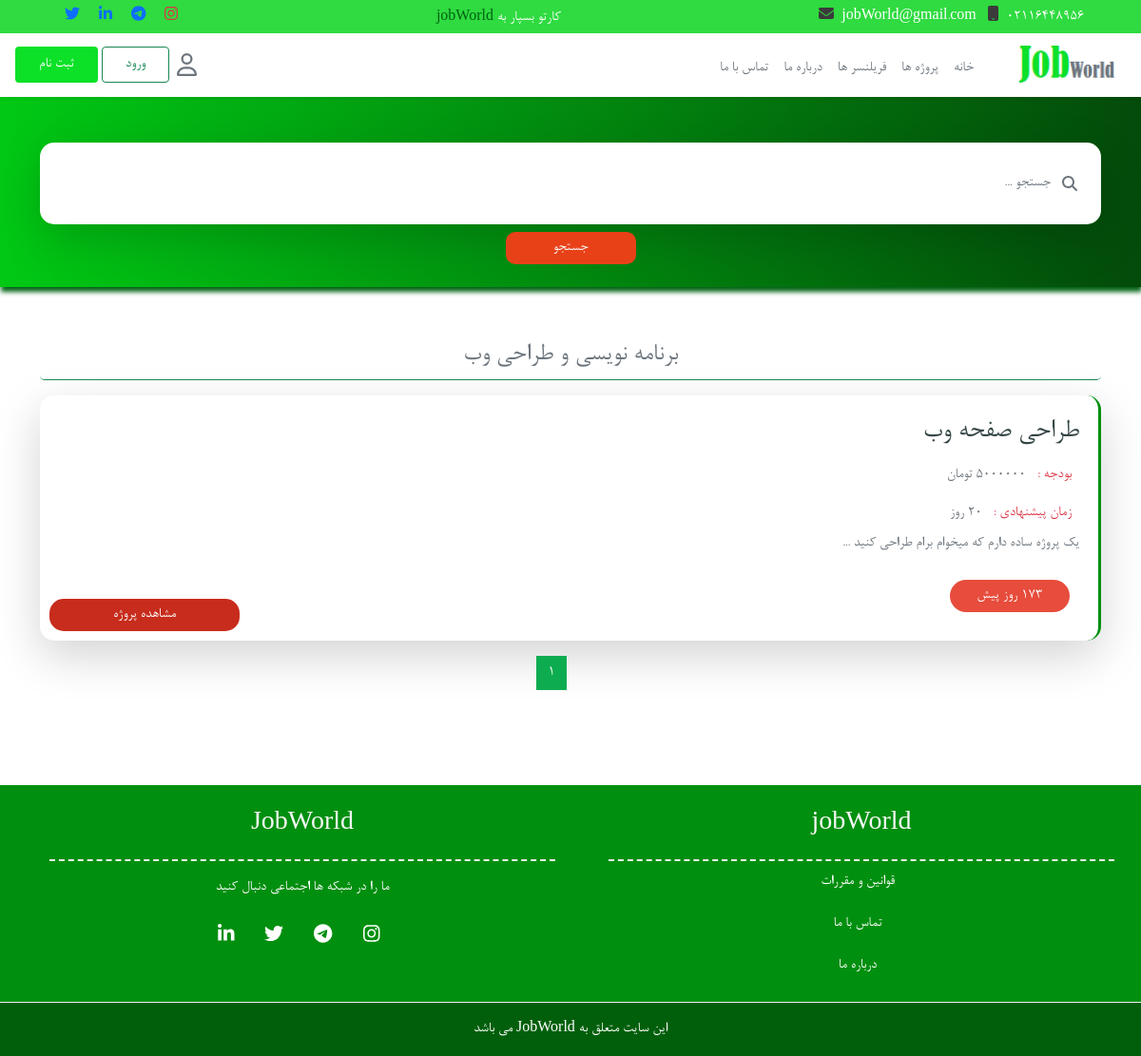
Page /jobWorld/show-projects/1 on the committed database.
### tables this page shows
CREATE TABLE `websetting` (
  `id` int(10) UNSIGNED NOT NULL,
  `title` varchar(255) NOT NULL,
  `description` text NOT NULL,
  `title_header` varchar(255) DEFAULT NULL,
  `description_header` varchar(255) DEFAULT NULL,
  `keywords` text DEFAULT NULL,
  `logo` text DEFAULT NULL,
  `icon` text DEFAULT NULL,
  `background_head` text NOT NULL,
  `phone` varchar(12) NOT NULL,
  `email` varchar(120) NOT NULL,
  `instagram` varchar(120) NOT NULL,
  `telegram` varchar(120) NOT NULL,
  `twitter` varchar(120) NOT NULL,
  `linkedin` varchar(120) NOT NULL,
  `created_at` datetime NOT NULL,
  `updated_at` datetime DEFAULT NULL
);

CREATE TABLE `menus` (
  `id` int(10) UNSIGNED NOT NULL,
  `name` varchar(120) NOT NULL,
  `url` varchar(255) NOT NULL,
  `parent_id` int(11) UNSIGNED DEFAULT NULL,
  `created_at` datetime NOT NULL,
  `updated_at` datetime DEFAULT NULL
);

CREATE TABLE `categories` (
  `id` int(11) UNSIGNED NOT NULL,
  `name` varchar(120) NOT NULL,
  `image` text DEFAULT NULL,
  `created_at` datetime NOT NULL,
  `updated_at` datetime DEFAULT NULL
);

CREATE TABLE `projects` (
  `id` int(10) UNSIGNED NOT NULL,
  `title` varchar(255) NOT NULL,
  `budget` decimal(11,0) NOT NULL,
  `suggested_time` int(10) UNSIGNED NOT NULL,
  `time_expire` int(11) NOT NULL,
  `description` text NOT NULL,
  `tags` varchar(255) DEFAULT NULL,
  `status` tinyint(4) NOT NULL DEFAULT 1 COMMENT '1 => open, 2 => completed , 3 => assigned',
  `image` text DEFAULT NULL,
  `freelancer_id` int(11) NOT NULL,
  `user_id` int(10) UNSIGNED NOT NULL,
  `cat_id` int(10) UNSIGNED NOT NULL,
  `file` text DEFAULT NULL,
  `created_at` datetime NOT NULL,
  `updated_at` datetime DEFAULT NULL
);

### activites/Project/Project.php (called while the page is built, shortened)
<?php
class Project extends Auth
{
    public function showProject($id)
    {
        $db = new Database();
        $setting = $db->select('SELECT * FROM websetting')->fetch();
        $menus = $db->select('SELECT * FROM menus ')->fetchAll();
        $page = isset($_GET['page']) ? (int)$_GET['page'] : 1;
        $offset = ($page - 1) * 5;
        $totalProjects = $db->select('SELECT count(*) FROM projects WHERE cat_id=? AND status=1 ', $id)->fetchColumn();
        $totalPages = ceil($totalProjects / 5);
        $projectFilterCategory = $db->select('SELECT * FROM projects WHERE cat_id=? AND status=1 Limit 5 offset ' . $offset, $id)->fetchAll();
        $categoryName = $db->select('SELECT * FROM categories WHERE id=?  ', $id)->fetch();
        require_once(BASE_PATH . '/tamplate/App/projects/show-project.php');
    }
}

### index.php (called while the page is built, shortened)
<?php
function uri($reservedUrl, $class, $method, $requestMethod = 'GET')
{
    $currentUrl = explode('?', currentUrl())[0];
    $currentUrl =  str_replace(CURRENT_DOMAIN, '', $currentUrl);
    $currentUrl = trim($currentUrl, '/');
    $currentUrlArray = explode('/', $currentUrl);
    $currentUrlArray = array_filter($currentUrlArray);
    $reservedUrl = trim($reservedUrl, '/');
    $reservedUrlArray = explode('/', $reservedUrl);
    $reservedUrlArray = array_filter($reservedUrlArray);
    if (sizeof($currentUrlArray) != sizeof($reservedUrlArray) || methodFiled() != $requestMethod) {
        return false;
    }
    $parameters = [];
    for ($key = 0; $key < sizeof($currentUrlArray); $key++) {
        if ($reservedUrlArray[$key][0] == '{' && $reservedUrlArray[$key][strlen($reservedUrlArray[$key]) - 1] == "}") {
            array_push($parameters, $currentUrlArray[$key]);
        } else if ($reservedUrlArray[$key] !== $currentUrlArray[$key]) {
            return false;
        }
    }
    $object = new $class;
    call_user_func_array(array($object, $method), $parameters);
    exit();
}
require_once('database/Database.php');
require_once('activites/Admin/Project.php');
require_once('activites/Admin/Project.php');
require_once('activites/project/Project.php');
function protocol()
{
    return stripos($_SERVER['SERVER_PROTOCOL'], 'https') === true ? 'https://' : 'http://';
}
function currentDomain()
{
    return protocol() . $_SERVER['HTTP_HOST'];
}
function asset($src)
{
    return trim(CURRENT_DOMAIN, '/ ') . '/' . trim($src, '/ ');
}
function url($url)
{
    return trim(CURRENT_DOMAIN, '/ ') . '/' . trim($url, '/ ');
}
function currentUrl()
{
    return trim(currentDomain(), '/ ') . $_SERVER['REQUEST_URI'];
}
function methodFiled()
{
    return $_SERVER['REQUEST_METHOD'];
}
uri('/show-projects/{id}', 'Project\Project', 'showProject');

### database/Database.php (called while the page is built, shortened)
<?php
class Database
{
    private $connection;
    private $dbHost = DB_HOST;
    private $dbUsername = DB_USERNAME;
    private $dbPassword = DB_PASSWORD;
    private $dbName = DB_NAME;
    private $options = array(PDO::ATTR_ERRMODE => PDO::ERRMODE_EXCEPTION, PDO::ATTR_DEFAULT_FETCH_MODE => PDO::FETCH_ASSOC, PDO::MYSQL_ATTR_INIT_COMMAND => 'SET NAMES utf8');
    public function __construct()
    {
        try {
            $this->connection = new PDO('mysql:host=' . $this->dbHost . ';dbname=' . $this->dbName, $this->dbUsername, $this->dbPassword, $this->options);
        } catch (PDOException $e) {
            echo 'error -> ' . $e->getMessage();
            exit();
        }
    }
    public function select($sql, $values = null)
    {
        try {
            $stmt = $this->connection->prepare($sql);
            if ($values == null) {
                $stmt->execute();
            } else {
                $stmt->execute([$values]);
            }
            return $stmt;
        } catch (PDOException $e) {
            echo 'error -> ' . $e->getMessage();
            return false;
        }
    }
}

### tamplate/App/projects/show-project.php (the view, shortened to what this page needs)
<?php require_once(BASE_PATH . '/tamplate/App/layouts/header.php')  ?>
<section class="search-box">
    <div class="container">
        <div class="row">
            <form action="<?= url('search-projects/') ?>" method="post">
                <div class="search-box-content mt-5 shadow-lg">
                    <div class="search-input d-flex align-items-center ">
                        <i class="fa fa-search text-muted"></i>
                        <input class="form-control" type="search" placeholder="جستجو ..." name="search">
                    </div>
                </div>
                <div class="btn-search text-center mt-2">
                    <button type="submit">جستجو</button>
                </div>
            </form>
        </div>
    </div>
</section>
<section class="list-projects mt-5">
    <div class="container">
        <h3 class="text-center border-bottom rounded-3 p-2 text-muted border-success"><?= $categoryName['name'] ?></h3>
        <?php
        if (!empty($projectFilterCategory)) {
            foreach ($projectFilterCategory as $project) {
        ?>
                <div class="card-projects shadow-lg mt-3">
                    <div class="row">
                        <div class="col-lg-6">
                            <div class="card-projects-desc">
                                <h1><?= $project['title'] ?></h1>
                                <span class="text-danger p-2">بودجه : <span class="text-muted px-2"><?= $project['budget'] ?>
                                        تومان</span></span>
                                <span class="text-danger p-2"> زمان پیشنهادی : <span class="text-muted px-2">
                                        <?= $project['suggested_time'] ?>
                                        روز</span></span>
                                <p class="text-muted"> <?= substr($project['description'], 0, 80) . ' ...' ?>
                                </p>
                                <div class="date-projects w-25">
                                    <span><?php $createdDate = new DateTime($project['created_at']);
                                            $today = new DateTime();
                                            $interval = $today->diff($createdDate);
                                            if ($interval->days === 0) {
                                                echo 'امروز';
                                            } else {
                                                echo $interval->days . " روز پیش ";
                                            } ?></span>
                                </div>
                            </div>
                        </div>
                        <div class="col-lg-6">
                            <div class="btn-projects ">
                                <a href="<?= url('view-project/' . $project['id']) ?>">مشاهده پروژه</a>
                            </div>
                        </div>
                    </div>
                </div>
            <?php }
        } ?>
        <nav aria-label="Page navigation example">
            <ul class="pagination justify-content-center mt-3">
                <?php for ($i = 1; $i <= $totalPages; $i++): ?>
                    <li class="page-item"><a class="page-link" href="?page=<?php echo $i; ?>"><?php echo $i; ?></a></li>
                <?php endfor; ?>
            </ul>
        </nav>
</section>
<?php require_once(BASE_PATH . '/tamplate/App/layouts/footer.php') ?>

### tamplate/App/layouts/header.php (shortened to what this page needs)
<!DOCTYPE html>
<html lang="en">
<head>
    <link rel="stylesheet" href="<?= asset('public/css/style.css') ?>">
    <link rel="stylesheet" href="<?= asset('public/css/responsive.css') ?>">
    <link rel="stylesheet" href="<?= asset('public/css/all.min.css') ?>">
    <link rel="stylesheet" href="<?= asset('public/css/bootstrap.min.css') ?>">
    <link rel="stylesheet" href="<?= asset('public/css/animate.css') ?>">
    <link rel="stylesheet" href="<?= asset('public/css/owl.carousel.min.css') ?>">
    <link rel="stylesheet" href="<?= asset('public/css/owl.theme.default.min.css') ?>">
    <link rel="stylesheet" href="<?= asset('public/jalalidatepicker/persian-datepicker.min.css') ?>">
</head>
<body>
    <section class="nav-top d-none d-md-block" style="background-color: #2FDB40 !important;">
        <div class="container-fluid">
            <div class=" d-flex justify-content-between mx-5 justify-content-center align-items-center py-1">
                <div class="nav-top-contact">
                    <span class="text-white "><?= $setting['phone'] ?><i class="fa fa-mobile mx-2"></i></span>
                    <span class="text-white"><?= $setting['email'] ?><i class="fa fa-envelope mx-2"></i></span>
                </div>
                <div class="nav-top-logo d-none d-md-block">
                    <span class="text-white">کارتو بسپار به <span
                            class="logo-job"><?= $setting['title'] ?></span></span>
                </div>
                <div class="nav-top-social d-none  d-lg-block">
                    <a href="<?= $setting['instagram'] ?>"><i class="fab fa-instagram  px-2 text-danger"></i></a>
                    <a href="<?= $setting['telegram'] ?>"><i class="fab fa-telegram  px-2 text-primary"></i></a>
                    <a href="<?= $setting['linkedin'] ?>"><i class="fab fa-linkedin-in  px-2 text-primary"></i></a>
                    <a href="<?= $setting['twitter'] ?>"><i class="fab fa-twitter  px-2 text-primary"></i></a>
                </div>
            </div>
        </div>
    </section>
    <nav class="navbar navbar-expand-lg  shadow-sm ">
        <div class="container-fluid">
            <a class="navbar-brand text-secondary" href="<?= url('/') ?>"><img src="<?= asset($setting['logo']) ?>"
                    alt="logo" width="100"></a>
            <div class="collapse navbar-collapse align-items-center">
                <ul class="navbar-nav mt-2 mb-2 mb-lg-0">
                    <li class="nav-item">
                        <a class="nav-link text-secondary active" aria-current="page" href="<?= url('/') ?>">خانه</a>
                    </li>
                    <?php foreach ($menus as $menu) {
                        if ($menu['parent_id'] == null) {
                    ?>
                    <li class="nav-item">
                        <a class="nav-link text-secondary" aria-current="page"
                            href="<?= url($menu['url']) ?>"><?= $menu['name'] ?>
                        </a>
                    </li>
                    <?php }
                    }
                        ?>
                </ul>
            </div>
            <div class="btn-register-login me-auto d-flex align-items-center">
                <i class="far fa-user text-secondary fa-xl ms-2 "></i>
                <?php
                if (isset($_SESSION['user'])) {
                ?>
                <?php if ($_SESSION['user'][1] == 'admin') { ?>
                <a href="<?= url('admin') ?>" class="btn-login btn px-4  ms-1 btn-outline-success">ورود به پنل
                    ادمین</a>
                <?php } else { ?>
                <a href="<?= url('panel') ?>" class="btn-login btn px-4  ms-1 btn-outline-success">ورود به پنل
                    کاربری</a>
                <?php } ?>
                <?php } else {  ?>
                <a href="<?= url('login') ?>" class="btn-login btn px-4  ms-1 btn-outline-success">ورود</a>
                <a href="<?= url('register') ?>" class="btn-register btn px-4 ms-1  text-white">ثبت نام</a>
                <?php } ?>
            </div>
        </div>
    </nav>

### public/css/style.css (style rules this page uses)
* { direction: rtl; box-sizing: border-box; font-family: 'b-nazanin'; list-style-type: none; text-decoration: none; text-align: right; box-shadow: none !important; outline: none !important; }
body { font-size: 18px; }
.logo-job { color: #006113; font-family: 'Bernard MT'; }
.nav-top-contact svg { color: #3b3b3b; }
.navbar-brand { font-family: 'Bernard MT'; }
.btn-register { background-color: #0CE128 !important; }
.btn-login { border-color: #0CE128; }
.form-control { border: none !important; background: none; }
.search-box { background: linear-gradient(90deg, #00c914, #034b0a); width: 100%; height: 200px; box-shadow: 1px 5px 5px #006113 !important; }
.search-box-content { background: white; border-radius: 15px; -webkit-border-radius: 15px; -moz-border-radius: 15px; -ms-border-radius: 15px; -o-border-radius: 15px; display: flex; align-items: center; justify-content: center; padding: 25px; }
.search-input { width: 100% !important; }
.page-item:last-child .page-link { border-top-left-radius: .25rem; border-bottom-left-radius: .25rem; border-top-right-radius: 0 !important; border-bottom-right-radius: 0 !important; color: #fff !important; }
.page-item:first-child .page-link { border-top-left-radius: 0 !important; border-bottom-left-radius: 0 !important; border-top-right-radius: .25rem; border-bottom-right-radius: .25rem; color: #fff !important; }
.page-link { background: #0EAC51 !important; border: none !important; color: #272727 !important; }
.btn-search button { padding: 5px 50px; border: none; background: #e84118; border-radius: 10px; -webkit-border-radius: 10px; -moz-border-radius: 10px; -ms-border-radius: 10px; -o-border-radius: 10px; color: white; }
.card-projects { width: 100%; height: 100%; border-right: 3px solid #008f0e; border-radius: 15px; -webkit-border-radius: 15px; -moz-border-radius: 15px; -ms-border-radius: 15px; -o-border-radius: 15px; }
.card-projects-desc { display: flex; flex-direction: column; margin: 20px; }
.card-projects-desc h1 { font-size: 30px; color: #354546; }
.date-projects { background-color: #E74C3C; text-align: center; border-radius: 20px; -webkit-border-radius: 20px; -moz-border-radius: 20px; -ms-border-radius: 20px; -o-border-radius: 20px; color: white; margin: 10px; padding: 5px; }
.btn-projects { display: flex; align-items: end; justify-content: end; flex-direction: column; height: 100%; }
.btn-projects a { background-color: #C72C1C !important; text-decoration: none; width: 200px; display: flex; align-items: center; justify-content: center; margin: 10px; color: white; border-radius: 15px; -webkit-border-radius: 15px; -moz-border-radius: 15px; -ms-border-radius: 15px; -o-border-radius: 15px; padding: 5px; transition: all 0.3s; -webkit-transition: all 0.3s; -moz-transition: all 0.3s; -ms-transition: all 0.3s; -o-transition: all 0.3s; }

### rows in the picture
websetting: phone "02116448956", email "jobWorld@gmail.com", title "jobWorld", logo (picture)
menus: name "پروژه ها"
menus: name "فریلنسر ها"
menus: name "درباره ما"
menus: name "تماس با ما"
categories: name "برنامه نویسی و طراحی وب"
projects: title "طراحی صفحه وب", budget "5000000", suggested_time "20", description "یک پروژه ساده دارم که میخوام برام طراحی کنید"
